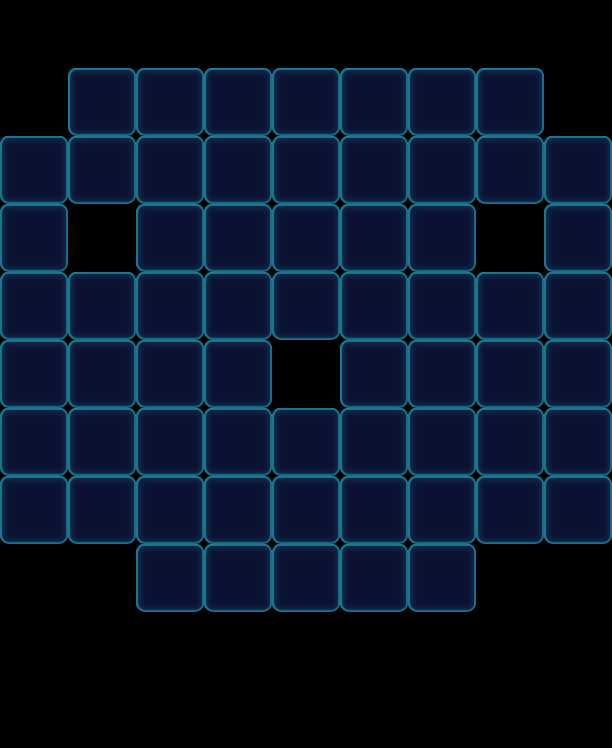

This game map was drawn from its Tiled (.tmx) file and the tilesets committed beside it. A one-line description and the trimmed map source follow:
An orthogonal 9x11 tile map with 68x68 px tiles, 1 tile layer (Valid), 2 tilesets and 110 objects (23x Floor, 23x Monster, 23x Lock, 17x Haze, 12x Ice, ...).

<map version="1.0" orientation="orthogonal" width="9" height="11" tilewidth="68" tileheight="68">
 <tileset firstgid="1" name="game_grid1" tilewidth="68" tileheight="68">
  <image source="game_grid1.png" width="68" height="68" />
 </tileset>
 <tileset firstgid="2" name="map" tilewidth="68" tileheight="68">
  <image source="map.png" width="1024" height="1024" />
 </tileset>
 <layer name="Valid" width="9" height="11">
  <data>[99 cells, 63 non-empty, 1 distinct tile ids]</data>
 </layer>
 <objectgroup name="BottomObj" width="9" height="11">
  <object type="Floor" gid="33" x="408" y="612">
   <properties>
    <property name="Layers" value="2" />
   </properties>
  </object>
  <object type="Floor" gid="33" x="340" y="612">
   <properties>
    <property name="Layers" value="2" />
   </properties>
  </object>
  <object type="Floor" gid="33" x="476" y="340">
   <properties>
    <property name="Layers" value="2" />
   </properties>
  </object>
  <object type="Floor" gid="33" x="136" y="612">
   <properties>
    <property name="Layers" value="2" />
   </properties>
  </object>
  <object type="Floor" gid="33" x="68" y="340">
   <properties>
    <property name="Layers" value="2" />
   </properties>
  </object>
  <object type="Floor" gid="33" x="204" y="612">
   <properties>
    <property name="Layers" value="2" />
   </properties>
  </object>
  <object type="Floor" gid="33" x="0" y="544">
   <properties>
    <property name="Layers" value="2" />
   </properties>
  </object>
  <object type="Floor" gid="33" x="68" y="544">
   <properties>
    <property name="Layers" value="2" />
   </properties>
  </object>
  <object type="Floor" gid="33" x="0" y="272">
   <properties>
    <property name="Layers" value="2" />
   </properties>
  </object>
  <object type="Floor" gid="33" x="136" y="544">
   <properties>
    <property name="Layers" value="2" />
   </properties>
  </object>
  <object type="Floor" gid="33" x="544" y="544">
   <properties>
    <property name="Layers" value="2" />
   </properties>
  </object>
  <object type="Floor" gid="33" x="476" y="544">
   <properties>
    <property name="Layers" value="2" />
   </properties>
  </object>
  <object type="Floor" gid="33" x="544" y="272">
   <properties>
    <property name="Layers" value="2" />
   </properties>
  </object>
  <object type="Floor" gid="33" x="408" y="544">
   <properties>
    <property name="Layers" value="2" />
   </properties>
  </object>
  <object type="Floor" gid="33" x="204" y="544">
   <properties>
    <property name="Layers" value="2" />
   </properties>
  </object>
  <object type="Floor" gid="33" x="340" y="544">
   <properties>
    <property name="Layers" value="2" />
   </properties>
  </object>
  <object type="Floor" gid="33" x="136" y="408">
   <properties>
    <property name="Layers" value="2" />
   </properties>
  </object>
  <object type="Floor" gid="33" x="408" y="408">
   <properties>
    <property name="Layers" value="2" />
   </properties>
  </object>
  <object type="Floor" gid="33" x="204" y="476">
   <properties>
    <property name="Layers" value="2" />
   </properties>
  </object>
  <object type="Floor" gid="33" x="272" y="476">
   <properties>
    <property name="Layers" value="2" />
   </properties>
  </object>
  <object type="Floor" gid="33" x="340" y="476">
   <properties>
    <property name="Layers" value="2" />
   </properties>
  </object>
  <object type="Floor" gid="33" x="272" y="544">
   <properties>
    <property name="Layers" value="2" />
   </properties>
  </object>
  <object type="Floor" gid="33" x="272" y="612">
   <properties>
    <property name="Layers" value="2" />
   </properties>
  </object>
 </objectgroup>
 <objectgroup name="MiddleObj" width="9" height="11">
  <object type="Monster" gid="2" x="136" y="612">
   <properties>
    <property name="Color" value="Blue" />
   </properties>
  </object>
  <object type="Monster" gid="3" x="272" y="612">
   <properties>
    <property name="Color" value="Green" />
   </properties>
  </object>
  <object type="Monster" gid="4" x="408" y="612">
   <properties>
    <property name="Color" value="Orange" />
   </properties>
  </object>
  <object type="Monster" gid="4" x="476" y="544">
   <properties>
    <property name="Color" value="Orange" />
   </properties>
  </object>
  <object type="Monster" gid="4" x="204" y="612">
   <properties>
    <property name="Color" value="Orange" />
   </properties>
  </object>
  <object type="Monster" gid="4" x="476" y="340">
   <properties>
    <property name="Color" value="Orange" />
   </properties>
  </object>
  <object type="Monster" gid="2" x="136" y="408">
   <properties>
    <property name="Color" value="Blue" />
   </properties>
  </object>
  <object type="Monster" gid="2" x="0" y="544">
   <properties>
    <property name="Color" value="Blue" />
   </properties>
  </object>
  <object type="Monster" gid="2" x="272" y="544">
   <properties>
    <property name="Color" value="Blue" />
   </properties>
  </object>
  <object type="Monster" gid="3" x="544" y="272">
   <properties>
    <property name="Color" value="Green" />
   </properties>
  </object>
  <object type="Monster" gid="3" x="136" y="544">
   <properties>
    <property name="Color" value="Green" />
   </properties>
  </object>
  <object type="Monster" gid="3" x="340" y="476">
   <properties>
    <property name="Color" value="Green" />
   </properties>
  </object>
  <object type="Monster" gid="17" x="408" y="544">
   <properties>
    <property name="Color" value="Purple" />
   </properties>
  </object>
  <object type="Monster" gid="17" x="0" y="272">
   <properties>
    <property name="Color" value="Purple" />
   </properties>
  </object>
  <object type="Monster" gid="17" x="544" y="544">
   <properties>
    <property name="Color" value="Purple" />
   </properties>
  </object>
  <object type="Monster" gid="17" x="340" y="612">
   <properties>
    <property name="Color" value="Purple" />
   </properties>
  </object>
  <object type="Monster" gid="17" x="204" y="476">
   <properties>
    <property name="Color" value="Purple" />
   </properties>
  </object>
  <object type="Monster" gid="19" x="68" y="340">
   <properties>
    <property name="Color" value="Yellow" />
   </properties>
  </object>
  <object type="Monster" gid="19" x="272" y="476">
   <properties>
    <property name="Color" value="Yellow" />
   </properties>
  </object>
  <object type="Monster" gid="19" x="68" y="544">
   <properties>
    <property name="Color" value="Yellow" />
   </properties>
  </object>
  <object type="Monster" gid="19" x="408" y="408">
   <properties>
    <property name="Color" value="Yellow" />
   </properties>
  </object>
  <object type="Monster" gid="19" x="204" y="544">
   <properties>
    <property name="Color" value="Yellow" />
   </properties>
  </object>
  <object type="Monster" gid="3" x="340" y="544">
   <properties>
    <property name="Color" value="Green" />
   </properties>
  </object>
 </objectgroup>
 <objectgroup color="#000000" name="TopObj" width="9" height="11">
  <object name="Ice" type="Ice" x="0" y="272" width="68" height="68">
   <properties>
    <property name="Layers" value="3" />
   </properties>
  </object>
  <object name="Ice" type="Ice" x="0" y="340" width="68" height="68">
   <properties>
    <property name="Layers" value="3" />
   </properties>
  </object>
  <object name="Ice" type="Ice" x="68" y="340" width="68" height="68">
   <properties>
    <property name="Layers" value="3" />
   </properties>
  </object>
  <object name="Ice" type="Ice" x="68" y="408" width="68" height="68">
   <properties>
    <property name="Layers" value="3" />
   </properties>
  </object>
  </objectgroup>
 <objectgroup color="#00ff00" name="CeilObj" width="9" height="11">
  <!-- 17 objects omitted --></objectgroup>
</map>
<!-- 60 of 110 objects omitted -->
